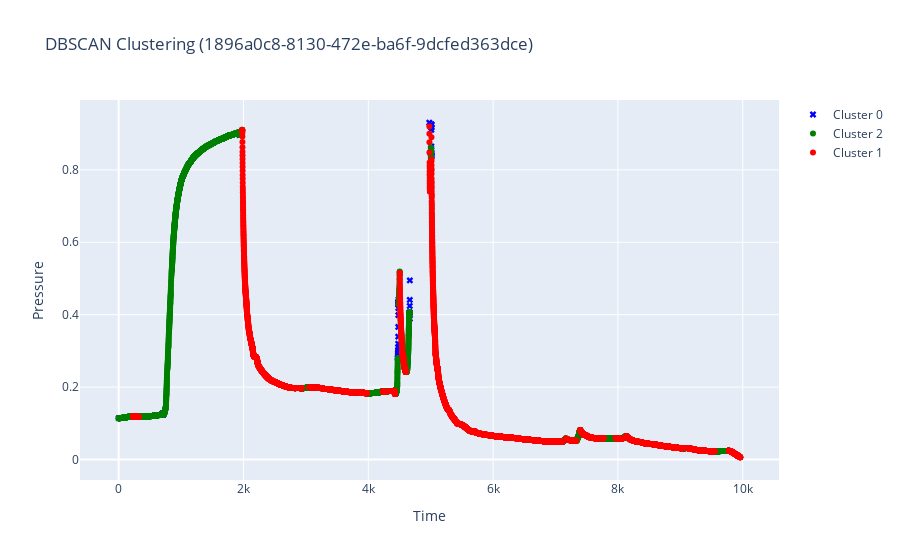

Here is the notebook cell this chart was saved with:
### Code cell
filename, recovery, drop, clust_df = process_file(filename, DATA_PATH)
plot_data(clust_df, filename)
